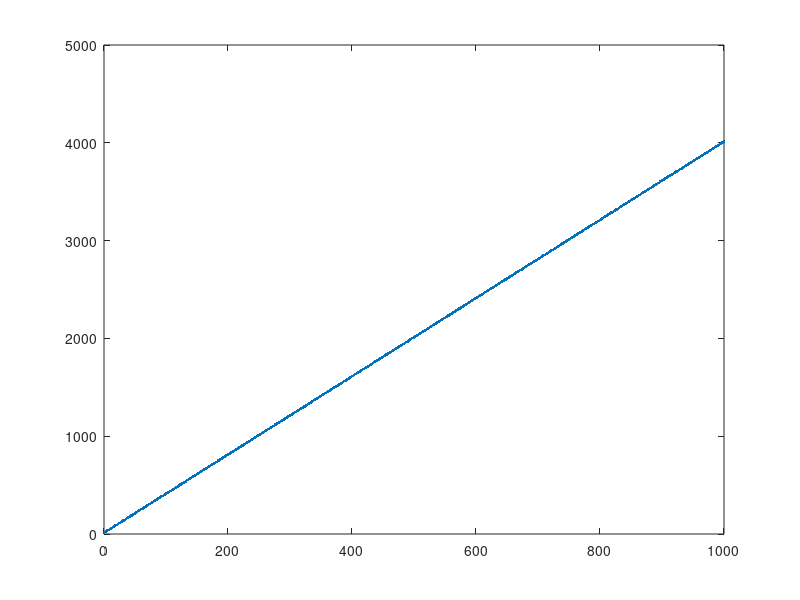

Write the MATLAB code that produced this figure. (Note: this script raises an error after producing the figure.)
beta0=12;
beta1=4;
beta2=1;
X=[1:1:1000]';
m = length(X);
y=beta0+beta1*X.^beta2+5*(rand(length(X),1)-0.5);
plot(X,y,'.');
X = [ones(m, 1), X]; % Add a column of ones to x
computeCost(X, y, [beta0,beta1,beta2])
m = length(y);
theta = [beta0,beta1,beta2]';%ones(3, 1);
iterations = 1500;
alpha = 0.000001;
J = computeCost(X, y, theta)
[theta, J_history] = gradientDescent(X, y, theta, alpha, iterations);
theta
J_history(1:100)